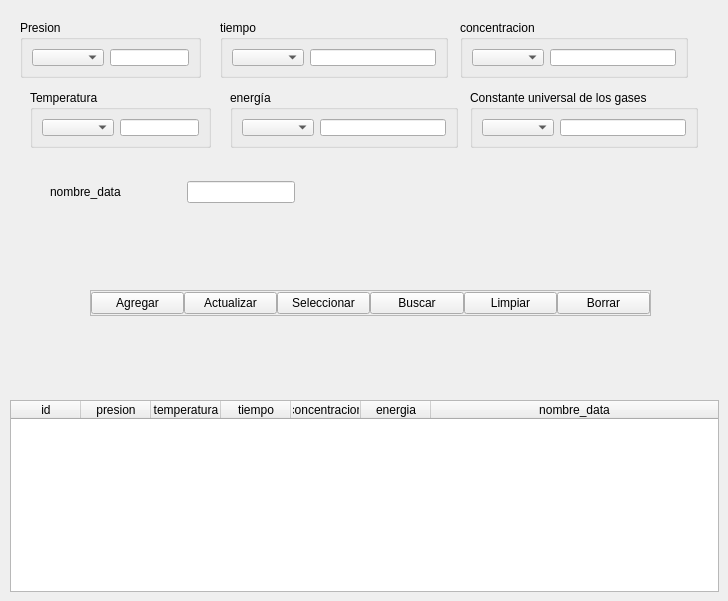
              <widget class="QWidget" name="u_tab">
               <attribute name="title">
                <string>Configuracion unidades</string>
               </attribute>
               <widget class="QGroupBox" name="groupBox_6">
                <property name="geometry">
                 <rect>
                  <x>30</x>
                  <y>90</y>
                  <width>181</width>
                  <height>58</height>
                 </rect>
                </property>
                <property name="title">
                 <string>Temperatura</string>
                </property>
                <layout class="QHBoxLayout" name="horizontalLayout_67">
                 <item>
                  <widget class="QComboBox" name="temperatura_box"/>
                 </item>
                 <item>
                  <widget class="QLineEdit" name="temperatura_u_edit"/>
                 </item>
                </layout>
               </widget>
               <widget class="QGroupBox" name="groupBox_7">
                <property name="geometry">
                 <rect>
                  <x>460</x>
                  <y>20</y>
                  <width>228</width>
                  <height>58</height>
                 </rect>
                </property>
                <property name="title">
                 <string>concentracion</string>
                </property>
                <layout class="QHBoxLayout" name="horizontalLayout_70">
                 <item>
                  <widget class="QComboBox" name="concentracion_box"/>
                 </item>
                 <item>
                  <widget class="QLineEdit" name="concentracion_u_edit">
                   <property name="text">
                    <string/>
                   </property>
                  </widget>
                 </item>
                </layout>
               </widget>
               <widget class="QGroupBox" name="groupBox_8">
                <property name="geometry">
                 <rect>
                  <x>20</x>
                  <y>20</y>
                  <width>181</width>
                  <height>58</height>
                 </rect>
                </property>
                <property name="title">
                 <string>Presion</string>
                </property>
                <layout class="QHBoxLayout" name="horizontalLayout_66">
                 <item>
                  <widget class="QComboBox" name="presion_box"/>
                 </item>
                 <item>
                  <widget class="QLineEdit" name="presion_u_edit"/>
                 </item>
                </layout>
               </widget>
               <widget class="QGroupBox" name="groupBox_9">
                <property name="geometry">
                 <rect>
                  <x>220</x>
                  <y>20</y>
                  <width>228</width>
                  <height>58</height>
                 </rect>
                </property>
                <property name="title">
                 <string>tiempo</string>
                </property>
                <layout class="QHBoxLayout" name="horizontalLayout_68">
                 <item>
                  <widget class="QComboBox" name="tiempo_box"/>
                 </item>
                 <item>
                  <widget class="QLineEdit" name="tiempo_u_edit">
                   <property name="text">
                    <string/>
                   </property>
                  </widget>
                 </item>
                </layout>
               </widget>
               <widget class="QGroupBox" name="groupBox_10">
                <property name="geometry">
                 <rect>
                  <x>230</x>
                  <y>90</y>
                  <width>228</width>
                  <height>58</height>
                 </rect>
                </property>
                <property name="title">
                 <string>energía</string>
                </property>
                <layout class="QHBoxLayout" name="horizontalLayout_69">
                 <item>
                  <widget class="QComboBox" name="energia_box"/>
                 </item>
                 <item>
                  <widget class="QLineEdit" name="energia_u_edit">
                   <property name="text">
                    <string/>
                   </property>
                  </widget>
                 </item>
                </layout>
               </widget>
               <widget class="QWidget" name="layoutWidget">
                <property name="geometry">
                 <rect>
                  <x>50</x>
                  <y>180</y>
                  <width>245</width>
                  <height>24</height>
                 </rect>
                </property>
                <layout class="QHBoxLayout" name="horizontalLayout_58">
                 <property name="spacing">
                  <number>0</number>
                 </property>
                 <item>
                  <widget class="QLabel" name="label_32">
                   <property name="text">
                    <string>nombre_data</string>
                   </property>
                  </widget>
                 </item>
                 <item>
                  <spacer name="horizontalSpacer_59">
                   <property name="orientation">
                    <enum>Qt::Horizontal</enum>
                   </property>
                   <property name="sizeHint" stdset="0">
                    <size>
                     <width>40</width>
                     <height>20</height>
                    </size>
                   </property>
                  </spacer>
                 </item>
                 <item>
                  <widget class="QLineEdit" name="nombre_data_u_edit">
                   <property name="text">
                    <string/>
                   </property>
                  </widget>
                 </item>
                </layout>
               </widget>
               <widget class="QFrame" name="funciones_frame_u">
                <property name="geometry">
                 <rect>
                  <x>90</x>
                  <y>290</y>
                  <width>561</width>
                  <height>26</height>
                 </rect>
                </property>
                <property name="frameShape">
                 <enum>QFrame::StyledPanel</enum>
                </property>
                <property name="frameShadow">
                 <enum>QFrame::Raised</enum>
                </property>
                <layout class="QHBoxLayout" name="horizontalLayout_59">
                 <property name="spacing">
                  <number>0</number>
                 </property>
                 <property name="leftMargin">
                  <number>0</number>
                 </property>
                 <property name="topMargin">
                  <number>0</number>
                 </property>
                 <property name="rightMargin">
                  <number>0</number>
                 </property>
                 <property name="bottomMargin">
                  <number>0</number>
                 </property>
                 <item>
                  <widget class="QPushButton" name="agregar_ru_btn">
                   <property name="text">
                    <string>Agregar</string>
                   </property>
                  </widget>
                 </item>
                 <item>
                  <widget class="QPushButton" name="actualizar_ru_btn">
                   <property name="text">
                    <string>Actualizar</string>
                   </property>
                  </widget>
                 </item>
                 <item>
                  <widget class="QPushButton" name="seleccionar_ru_btn">
                   <property name="text">
                    <string>Seleccionar</string>
                   </property>
                  </widget>
                 </item>
                 <item>
                  <widget class="QPushButton" name="buscar_ru_btn">
                   <property name="text">
                    <string>Buscar</string>
                   </property>
                  </widget>
                 </item>
                 <item>
                  <widget class="QPushButton" name="limpiar_ru_btn">
                   <property name="text">
                    <string>Limpiar</string>
                   </property>
                  </widget>
                 </item>
                 <item>
                  <widget class="QPushButton" name="borrar_ru_btn">
                   <property name="text">
                    <string>Borrar</string>
                   </property>
                  </widget>
                 </item>
                </layout>
               </widget>
               <widget class="QTableWidget" name="registro_unidades_tabla">
                <property name="geometry">
                 <rect>
                  <x>10</x>
                  <y>400</y>
                  <width>709</width>
                  <height>192</height>
                 </rect>
                </property>
                <property name="focusPolicy">
                 <enum>Qt::NoFocus</enum>
                </property>
                <property name="showGrid">
                 <bool>false</bool>
                </property>
                <attribute name="horizontalHeaderMinimumSectionSize">
                 <number>50</number>
                </attribute>
                <attribute name="horizontalHeaderDefaultSectionSize">
                 <number>70</number>
                </attribute>
                <attribute name="horizontalHeaderStretchLastSection">
                 <bool>true</bool>
                </attribute>
                <attribute name="verticalHeaderVisible">
                 <bool>false</bool>
                </attribute>
                <column>
                 <property name="text">
                  <string>id</string>
                 </property>
                </column>
                <column>
                 <property name="text">
                  <string>presion</string>
                 </property>
                </column>
                <column>
                 <property name="text">
                  <string>temperatura</string>
                 </property>
                </column>
                <column>
                 <property name="text">
                  <string>tiempo</string>
                 </property>
                </column>
                <column>
                 <property name="text">
                  <string>concentracion</string>
                 </property>
                </column>
                <column>
                 <property name="text">
                  <string>energia</string>
                 </property>
                </column>
                <column>
                 <property name="text">
                  <string>nombre_data</string>
                 </property>
                </column>
               </widget>
               <widget class="QGroupBox" name="groupBox_11">
                <property name="geometry">
                 <rect>
                  <x>470</x>
                  <y>90</y>
                  <width>228</width>
                  <height>58</height>
                 </rect>
                </property>
                <property name="title">
                 <string>Constante universal de los gases</string>
                </property>
                <layout class="QHBoxLayout" name="horizontalLayout_71">
                 <item>
                  <widget class="QComboBox" name="r_box"/>
                 </item>
                 <item>
                  <widget class="QLineEdit" name="r_u_edit">
                   <property name="text">
                    <string/>
                   </property>
                  </widget>
                 </item>
                </layout>
               </widget>
              </widget>
